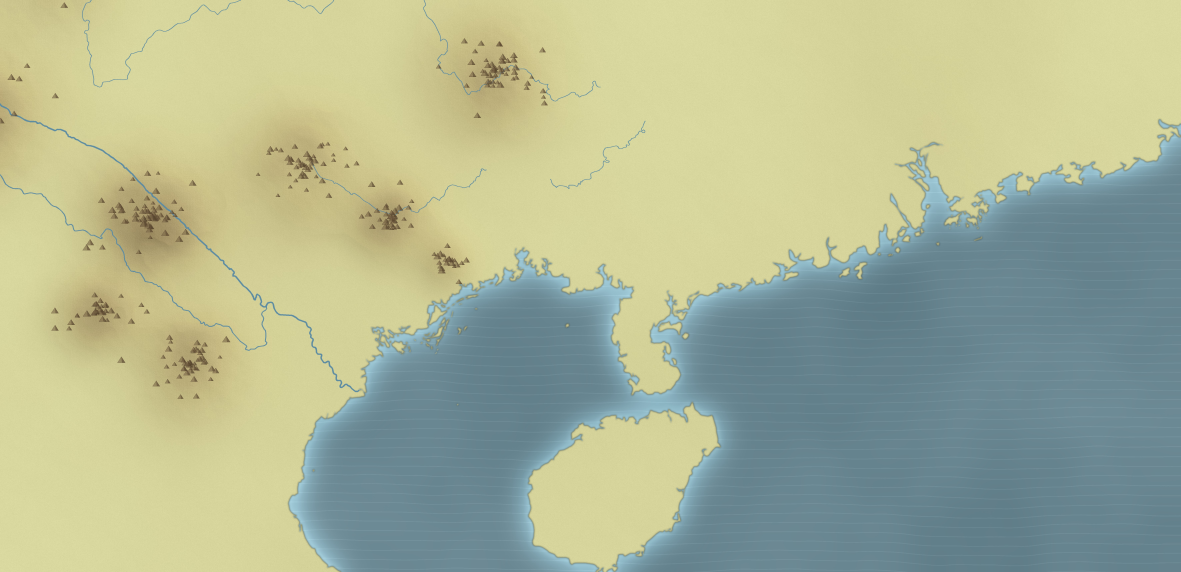
#> input picture phim_ban_do/world7.jpg, 7084 x 3432 px (shown at 1/6 size)
$ python -i tao_tiktok.py   (imports and definitions only)
#> lines starting #> are read from the running program, lines starting #| are printed output that depends on the picture
# Clip dọc 80 giây Đinh Bộ Lĩnh từ video đầy đủ. Dùng: python assets/bia/DBL1/tao_tiktok.py <dbl1_video.mp4> <ra.mp4>
import sys,os,json,subprocess,textwrap
from PIL import Image,ImageDraw,ImageFont
# [1 line not run here, left out]
F='assets/fonts/';BLK=F+'BeVietnamPro-BlackItalic.ttf';EXB=F+'BeVietnamPro-ExtraBoldItalic.ttf';LORA=F+'Lora-Variable.ttf'
WHITE=(255,250,235);YEL=(255,205,60);RED=(200,30,30)
fo=lambda p,s:ImageFont.truetype(p,s)
# [1 line not run here, left out]
T={10001:0.5,10002:9.83,10005:24.92}
# [1 line not run here, left out]
# [1 line that did not run here, left out]
# [1 line that did not run here, left out]
OUTRO=5.4;off=0;subs=[];segs=[]
# [7 lines not run here, left out]
body=off;total=body+OUTRO
# [11 lines not run here, left out]
# 2) đoạn kết: khung cuối mờ + thẻ
# [1 line that did not run here, left out]
# [7 lines not run here, left out]
def add_logo(im):
    l=logo.resize((130,130),Image.LANCZOS);l.putalpha(l.split()[3].point(lambda v:int(v*0.8)));im.alpha_composite(l,(1080-44-130,34))
def sh(d,xy,t,f,fill,off=6): d.text((xy[0]+off,xy[1]+off),t,font=f,fill=(40,15,0));d.text(xy,t,font=f,fill=fill)
def fit(t,p,maxw,s):
    while fo(p,s).getlength(t)>maxw:s-=2
    return fo(p,s)
H=Image.new('RGBA',(1080,1920),(0,0,0,0));d=ImageDraw.Draw(H)
#> H: PIL image 1080x1920 RGBA; every value is 0
# [4 lines not run here, left out]
t1='Xem đủ câu chuyện';t2='trong video 11 phút'
# [5 lines not run here, left out]
ins=['-i',f'{W}/base.mp4','-i',f'{W}/head.png','-i',f'{W}/outro.png'];fc='[0:v][1:v]overlay=0:0:enable=\'between(t,0,%.2f)\'[v0];[v0][2:v]overlay=0:0:enable=\'between(t,%.2f,%.2f)\'[v1]'%(body,body,total);last='v1'
# [9 lines not run here, left out]

>>> import cv2
>>> picture = cv2.imread('../../../phim_ban_do/world7.jpg', cv2.IMREAD_GRAYSCALE)
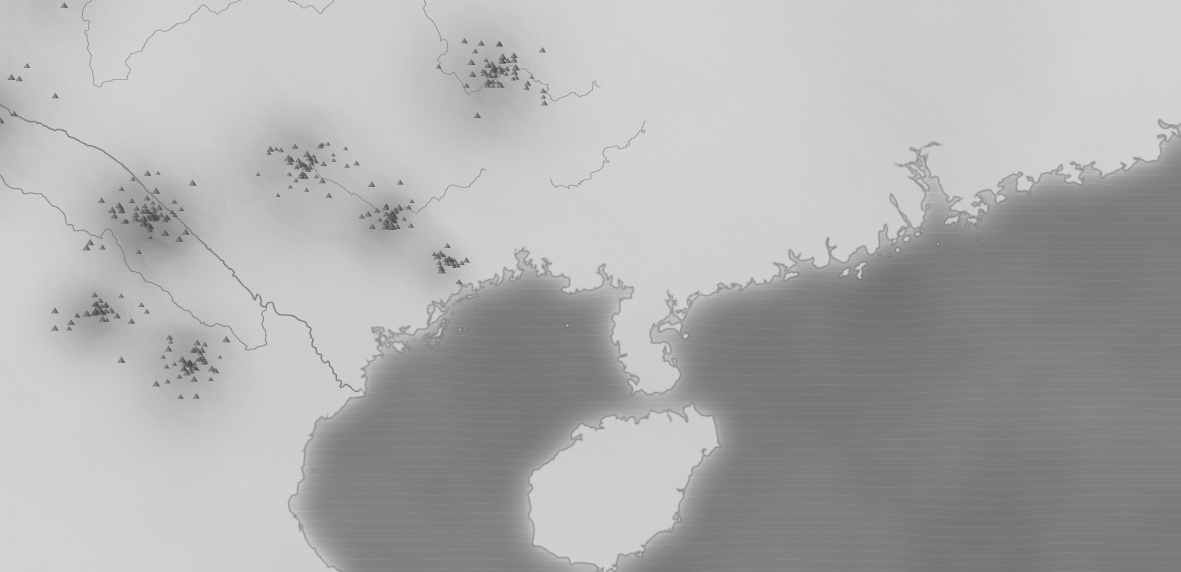
#> picture: shape (3432, 7084) (shown at 1/6 size); min 47, max 222, mean 174.4
#> (the run stopped early here; a loop or call above may not have finished)

$ run again, on assets/bia/DBL1/DBL1_dai_thumbnail.jpg
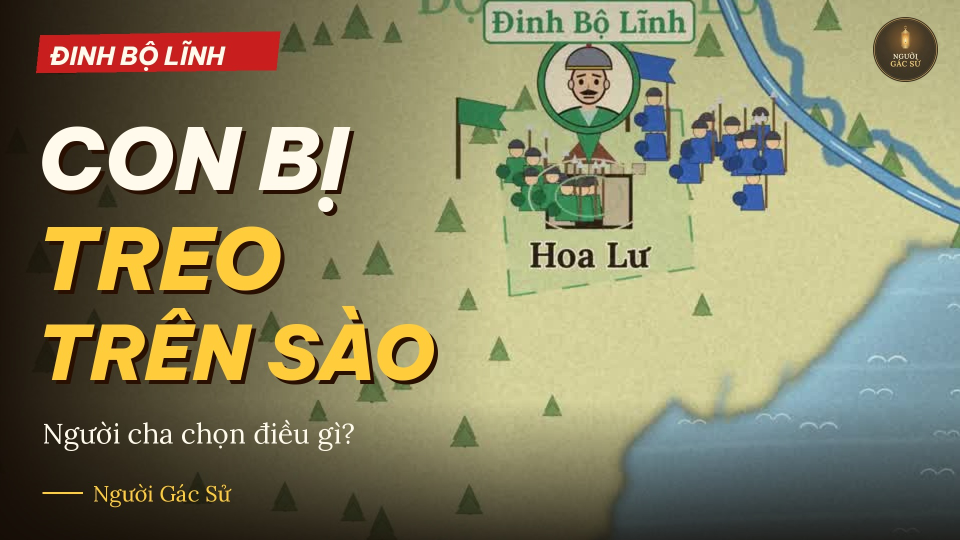
#> input picture assets/bia/DBL1/DBL1_dai_thumbnail.jpg, 1920 x 1080 px (shown at 1/2 size)
#> H: PIL image 1080x1920 RGBA; every value is 0
#> `picture = cv2.imread('../../../phim_ban_do/world7.jpg', cv2.IMREAD_GRA..`:
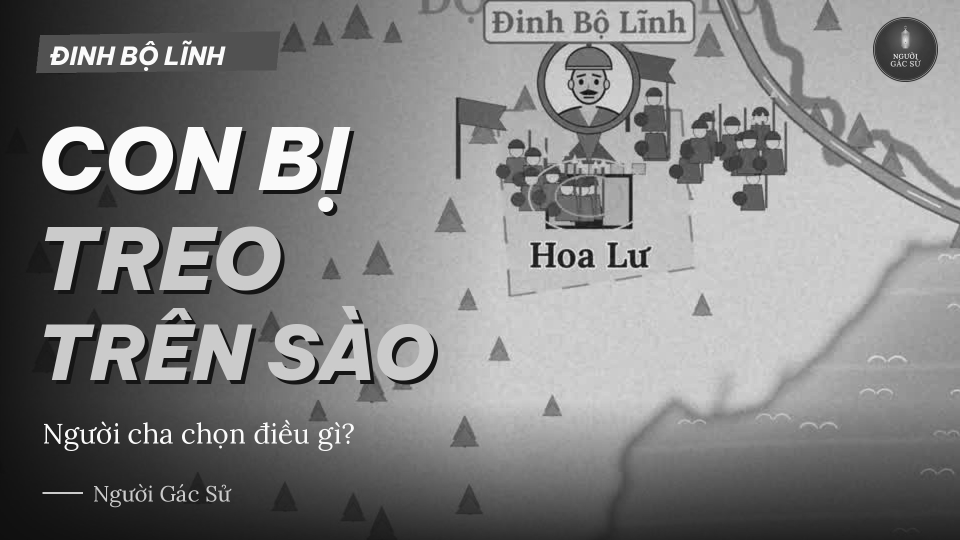
#> picture: shape (1080, 1920) (shown at 1/2 size); min 1, max 255, mean 129.2
